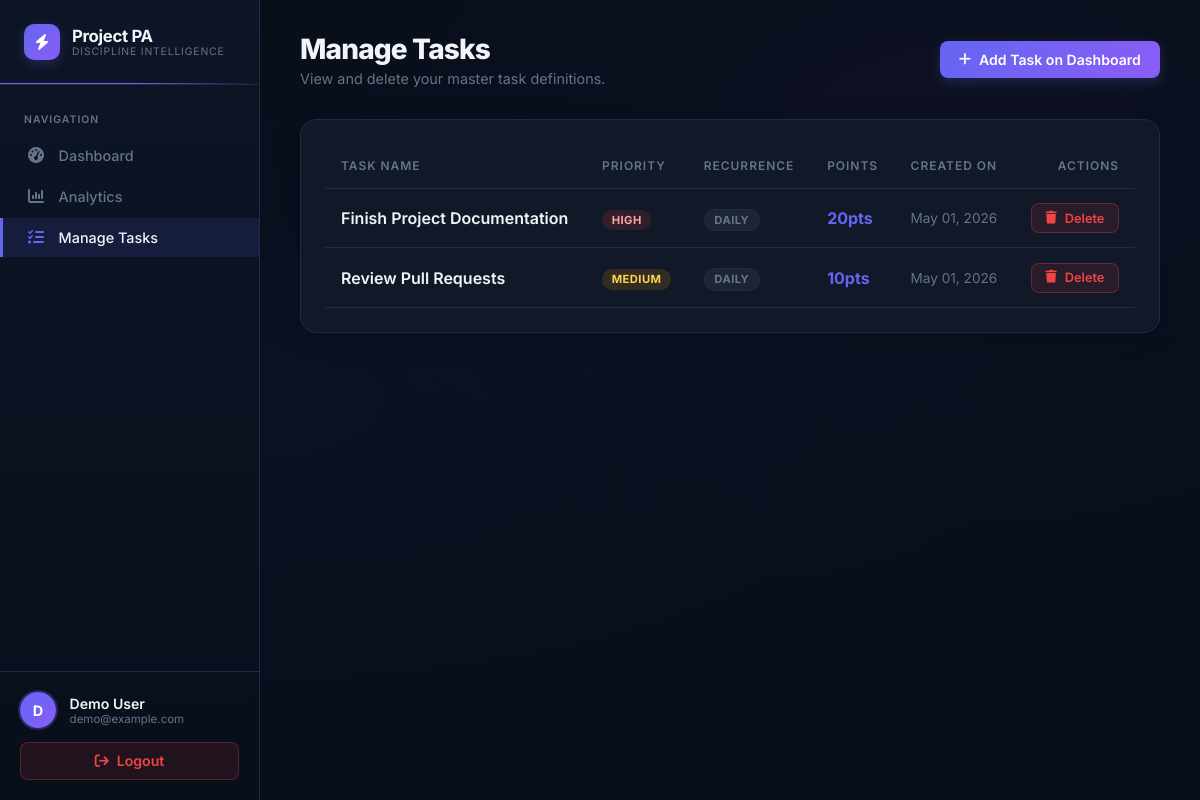
The app's page /manage (signed in) with its own data.
### models.py (models this page shows, shortened)
class User(db.Model, UserMixin):
    id = db.Column(db.Integer, primary_key=True)
    name = db.Column(db.String(100), nullable=False)
    email = db.Column(db.String(120), unique=True, nullable=False)
    password_hash = db.Column(db.String(255), nullable=False)
    streak_count = db.Column(db.Integer, default=0)
    tasks = db.relationship('Task', backref='user', lazy=True)
    scores = db.relationship('Score', backref='user', lazy=True)

class Task(db.Model):
    id = db.Column(db.Integer, primary_key=True)
    user_id = db.Column(db.Integer, db.ForeignKey('user.id'), nullable=False)
    title = db.Column(db.String(200), nullable=False)
    priority = db.Column(db.String(20), nullable=False)  # High, Medium, Low
    recurrence_type = db.Column(db.String(50), default='one-time')  # one-time, daily
    date_created = db.Column(db.DateTime, default=lambda: datetime.now(timezone.utc))
    instances = db.relationship('TaskInstance', backref='task', lazy=True, cascade="all, delete-orphan")
    @property
    def point_value(self):
        return {'High': 20, 'Medium': 10, 'Low': 5}.get(self.priority, 0)

### app.py (the view)
@app.route('/manage')
@login_required
def manage():
    tasks = Task.query.filter_by(user_id=current_user.id).order_by(Task.date_created.desc()).all()
    return render_template('manage.html', tasks=tasks)

### app.py (called while the page is built)
@login_manager.user_loader
def load_user(user_id):
    return db.session.get(User, int(user_id))

### templates/manage.html (shortened to what this page needs)
{% extends "base.html" %}
{% block content %}
<div class="page-header animate-fade-in">
    <div>
        <h1 class="page-title">Manage Tasks</h1>
        <p class="page-subtitle">View and delete your master task definitions.</p>
    </div>
    <a href="{{ url_for('dashboard') }}" class="btn btn-primary">
        <i class="fa-solid fa-plus"></i> Add Task on Dashboard
    </a>
</div>
<div class="card animate-fade-in d1">
    <div class="table-container">
        <table>
            <thead>
                <tr>
                    <th>Task Name</th>
                    <th>Priority</th>
                    <th>Recurrence</th>
                    <th>Points</th>
                    <th>Created On</th>
                    <th style="text-align:right;">Actions</th>
                </tr>
            </thead>
            <tbody>
                {% for task in tasks %}
                <tr>
                    <td style="font-weight:600;">{{ task.title }}</td>
                    <td><span class="badge badge-{{ task.priority|lower }}">{{ task.priority }}</span></td>
                    <td><span class="badge badge-recurrence">{{ task.recurrence_type|title }}</span></td>
                    <td style="font-weight:700; color:var(--primary);">{{ task.point_value }}pts</td>
                    <td style="color:var(--text-muted); font-size:0.85rem;">{{ task.date_created.strftime('%b %d, %Y') }}</td>
                    <td style="text-align:right;">
                        <a href="{{ url_for('delete_task', task_id=task.id) }}" class="btn btn-danger" style="padding:0.4rem 0.85rem; font-size:0.8rem;" onclick="return confirm('Delete this task and all its history forever?')">
                            <i class="fa-solid fa-trash"></i> Delete
                        </a>
                    </td>
                </tr>
                {% endfor %}
            </tbody>
        </table>
    </div>
</div>
{% endblock %}

### templates/base.html (shortened to what this page needs)
<!DOCTYPE html>
<html lang="en">
<head>
    <link rel="stylesheet" href="https://cdnjs.cloudflare.com/ajax/libs/font-awesome/6.4.0/css/all.min.css">
    <link rel="stylesheet" href="{{ url_for('static', filename='css/style.css') }}">
</head>
<body>
{% if current_user.is_authenticated %}
<aside class="sidebar">
    <a href="{{ url_for('dashboard') }}" class="sidebar-header" style="text-decoration:none;">
        <div class="sidebar-logo-icon"><i class="fa-solid fa-bolt"></i></div>
        <div class="sidebar-logo-text">
            <div class="brand-name">Project PA</div>
            <div class="brand-sub">Discipline Intelligence</div>
        </div>
    </a>
    <nav class="sidebar-menu">
        <div class="menu-section-label">Navigation</div>
        <a href="{{ url_for('dashboard') }}" class="menu-item {% if request.endpoint == 'dashboard' %}active{% endif %}">
            <i class="fa-solid fa-gauge-high"></i> Dashboard
        </a>
        <a href="{{ url_for('analytics') }}" class="menu-item {% if request.endpoint == 'analytics' %}active{% endif %}">
            <i class="fa-solid fa-chart-column"></i> Analytics
        </a>
        <a href="{{ url_for('manage') }}" class="menu-item {% if request.endpoint == 'manage' %}active{% endif %}">
            <i class="fa-solid fa-list-check"></i> Manage Tasks
        </a>
    </nav>
    <div class="sidebar-footer">
        <div class="user-info">
            <div class="user-avatar">{{ current_user.name[0]|upper }}</div>
            <div>
                <div class="user-name">{{ current_user.name }}</div>
                <div class="user-email">{{ current_user.email }}</div>
            </div>
        </div>
        <a href="{{ url_for('logout') }}" class="btn btn-danger" style="width:100%; justify-content:center;">
            <i class="fa-solid fa-arrow-right-from-bracket"></i> Logout
        </a>
    </div>
</aside>
<main class="main-content">
    {% block content %}{% endblock %}
</main>
{% endif %}
</body>
</html>

### records on screen
User: name "D", name "Demo User", email "demo@example.com"
Task: title "Finish Project Documentation", priority "HIGH", recurrence_type "DAILY", point_value "20", date_created "May 01, 2026"
Task: title "Review Pull Requests", priority "MEDIUM", recurrence_type "DAILY", point_value "10", date_created "May 01, 2026"
